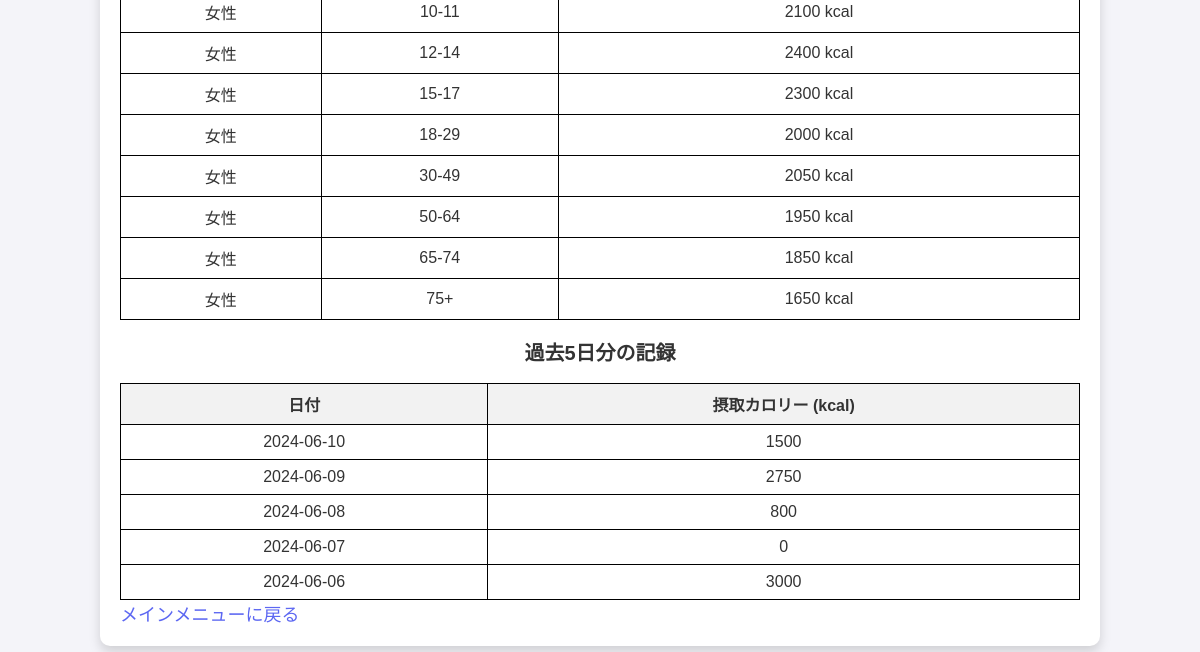
The app's page /accounts/food_record/ (signed in, lower part), older data.
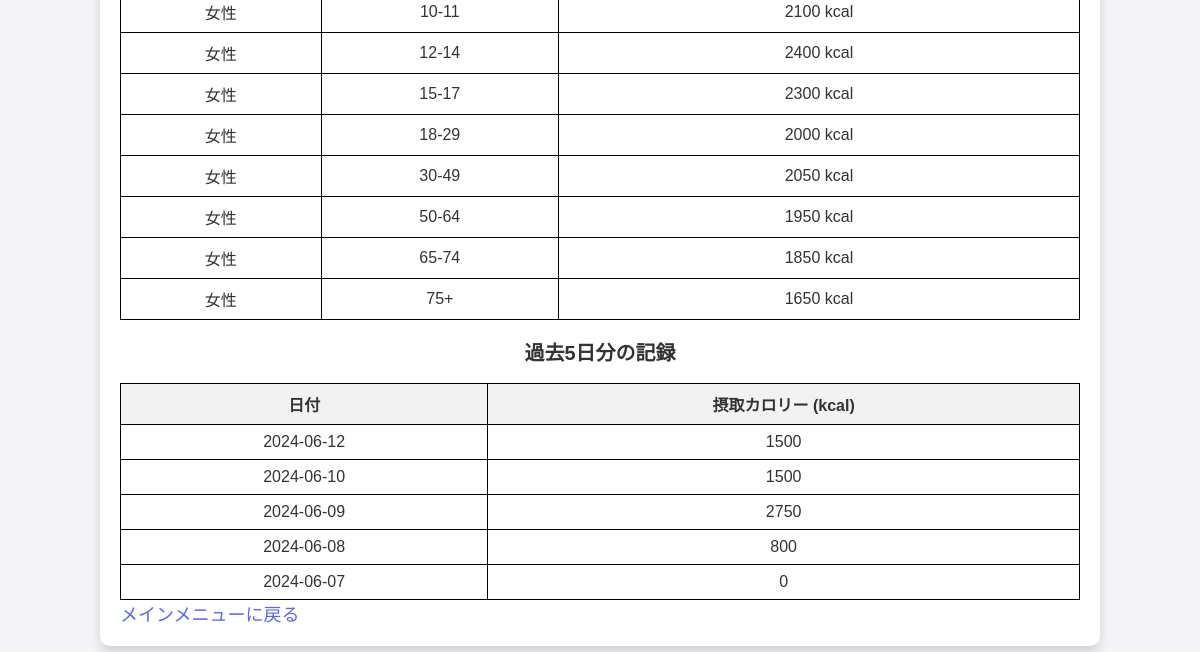
The same page, newer data.
### myapp/models.py (models this page shows, shortened)
class FoodRecord(models.Model):
    user = models.ForeignKey(CustomUser, on_delete=models.CASCADE, verbose_name=_('ユーザー'))
    date = models.DateField(_('日付'))
    calories = models.IntegerField(_('カロリー'))
    description = models.TextField(_('説明'), blank=True, null=True)
    class Meta:
        unique_together = ('user', 'date')

### myapp/views.py (the view)
# urls.py: path('food_record/', views.food_record, name='food_record'),
@login_required
def food_record(request):
    user_profile = UserProfile.objects.get(user=request.user)
    birthdate = user_profile.user.birth_date
    converted_gender = convert_gender(user_profile.user.gender)
    today = date.today()
    age = today.year - birthdate.year - ((today.month, today.day) < (birthdate.month, birthdate.day))
    recommended_calories = get_recommended_calories(age, converted_gender)
    recommended_calories_plus_500 = recommended_calories + 500
    recommended_calories_minus_500 = recommended_calories - 500
    calories_by_age_gender = get_calories_by_age_gender()
    form = FoodRecordForm(request.POST or None)
    if request.method == 'POST' and form.is_valid():
        record = form.save(commit=False)
        record.user = request.user
        record.date = form.cleaned_data['date']
        record.save()
        return redirect('myapp:food_record')
    food_records = FoodRecord.objects.filter(user=request.user).order_by('-date')
    yesterday_calories = food_records.first().calories if food_records.exists() else 0
    goal_calories = user_profile.target_calories
    achievement_percent = (yesterday_calories / goal_calories * 100) if goal_calories else 0
    past_five_days_records = FoodRecord.objects.filter(user=request.user).order_by('-date')[:5]
    context = {
        'form': form,
        'recommended_calories': recommended_calories,
        'recommended_calories_plus_500': recommended_calories_plus_500,
        'recommended_calories_minus_500': recommended_calories_minus_500,
        'calories_by_age_gender': calories_by_age_gender,
        'food_records': food_records,
        'birthdate': birthdate,
        'gender': converted_gender,
        'age': age,
        'today': today,
        'yesterday_calories': yesterday_calories,
        'goal_calories': goal_calories,
        'achievement_percent': achievement_percent,
        'past_five_days_records': past_five_days_records,
    }
    return render(request, 'food_record.html', context)

### myapp/authentication.py (called while the page is built)
    def get_user(self, user_id):
        UserModel = get_user_model()
        try:
            return UserModel.objects.get(pk=user_id)
        except UserModel.DoesNotExist:
            return None

### myapp/views.py (called while the page is built, shortened)
def convert_gender(gender):
    if gender == 'M':
        return '男性'
    elif gender == 'F':
        return '女性'
    else:
        return None

def get_recommended_calories(age, gender):
    print("get_recommended_calories",)
    if age == 0:
        return 500

def get_calories_by_age_gender():
    return {
        '男性': {'0': 500,
            '1-2': 950, '3-5': 1300, '6-7': 1550, '8-9': 1850, '10-11': 2250,
            '12-14': 2600, '15-17': 2800, '18-29': 2650, '30-49': 2700,
            '50-64': 2600, '65-74': 2400, '75+': 2100
        },
        '女性': {'0': 500,
            '1-2': 900, '3-5': 1250, '6-7': 1450, '8-9': 1700, '10-11': 2100,
            '12-14': 2400, '15-17': 2300, '18-29': 2000, '30-49': 2050,
            '50-64': 1950, '65-74': 1850, '75+': 1650
        }
    }

### myapp/templates/food_record.html (shortened to what this page needs)
<!DOCTYPE html>
<html lang="ja">
<head>
    {% load static %}
    <link rel="stylesheet" href="{% static 'css/styles.css' %}">
</head>
<body class="body-background food-record">
    <div class="container">
        <table id="calorie-table">
            <tbody>
                {% for gender, age_groups in calories_by_age_gender.items %}
                {% for age_range, calories in age_groups.items %}
                <tr>
                    <td>{{ gender }}</td>
                    <td>{{ age_range }}</td>
                    <td>{{ calories }} kcal</td>
                </tr>
                {% endfor %}
                {% endfor %}
            </tbody>
        </table>
        <h2>過去5日分の記録</h2>
        <table>
            <thead>
                <tr>
                    <th>日付</th>
                    <th>摂取カロリー (kcal)</th>
                </tr>
            </thead>
            <tbody>
                {% for record in past_five_days_records %}
                <tr>
                    <td>{{ record.date|date:"Y-m-d" }}</td>
                    <td>{{ record.calories }}</td>
                </tr>
                {% empty %}
                <tr>
                    <td colspan="2">記録がありません。</td>
                </tr>
                {% endfor %}
            </tbody>
        </table>
        <div class="text-center">
            <a href="{% url 'myapp:main_menu' %}" class="back-link">メインメニューに戻る</a>
        </div>
    </div>
</body>
</html>

Row changes from the older to the newer data that the page shows:
no longer on this page (row unchanged): FoodRecord: date "2024-06-06", calories "3000"
added FoodRecord: date "2024-06-12", calories "1500"
